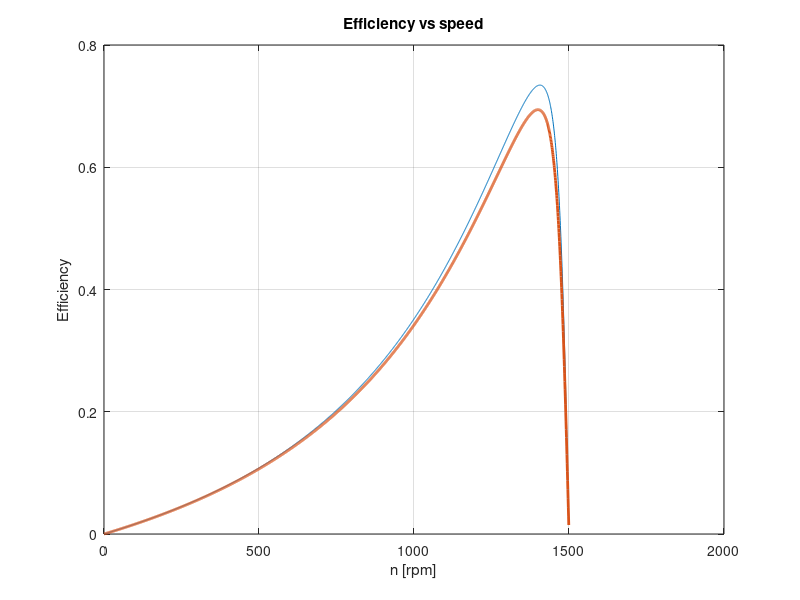

Reproduce this figure in MATLAB.
clear;
disp('~~~~~~~~~~~~~~~~~~~~~~~~~~~~~~~~~~~~~~~~~~~~~~~~~~~~~~~~~~~~~~~~~~~~~~~~')
disp('Energy Efficient (EE) Motor parameters')
disp('~~~~~~~~~~~~~~~~~~~~~~~~~~~~~~~~~~~~~~~~~~~~~~~~~~~~~~~~~~~~~~~~~~~~~~~~')
 
f=50;                    %Supply frequency [Hz]
p=4;                     %Number of poles
V1=380/sqrt(3);          %Supply voltage [phase]
R1_ee = 1.5;             %Stator winding resistance [ohms/phase]
X1_ee = 3.642;           %Stator winding leakage reactance [ohms/phase]
Xm_ee = 72.252;          %Stator winding magnetising reactance [ohms/phase]
X2p_ee = 3.642;          %Rotor winding leakage reactance reffered to stator [ohms/phase]
R2p_ee = 1.994;          %Rotor winding resistance reffered to stator [ohms/phase]

fprintf('f=%f\n',f);
fprintf('p=%f\n',p);
fprintf('V1=%f\n',V1);
fprintf('R1_ee=%f\n',R1_ee);
fprintf('X1_ee=%f\n',X1_ee);
fprintf('Xm_ee=%f\n',Xm_ee);
fprintf('X2p_ee=%f\n',X2p_ee);
fprintf('R2p_ee=%f\n',R2p_ee);


disp('~~~~~~~~~~~~~~~~~~~~~~~~~~~~~~~~~~~~~~~~~~~~~~~~~~~~~~~~~~~~~~~~~~~~~~~~')
disp('Standard Efficiency (SE) Motor parameters')
disp('~~~~~~~~~~~~~~~~~~~~~~~~~~~~~~~~~~~~~~~~~~~~~~~~~~~~~~~~~~~~~~~~~~~~~~~~')

R1_se = 2.087;           %Stator winding resistance [ohms/phase]
X1_se = 4.274;           %Stator winding leakage reactance [ohms/phase]
Xm_se = 66.560;          %Stator winding magnetising reactance [ohms/phase]
X2p_se = 4.274;          %Rotor winding leakage reactance reffered to stator [ohms/phase]
R2p_se = 2.122;          %Rotor winding resistance reffered to stator [ohms/phase]

fprintf('f=%f\n',f);
fprintf('p=%f\n',p);
fprintf('V1=%f\n',V1);
fprintf('R1_se=%f\n',R1_se);
fprintf('X1_se=%f\n',X1_se);
fprintf('Xm_se=%f\n',Xm_se);
fprintf('X2p_se=%f\n',X2p_se);
fprintf('R2p_se=%f\n',R2p_se);

disp('~~~~~~~~~~~~~~~~~~~~~~~~~~~~~~~~~~~~~~~~~~~~~~~~~~~~~~~~~~~~~~~~~~~~~~~~')
disp('Question 1: Thevenin Equiv Cct Parameters for EE Motor:')
disp('~~~~~~~~~~~~~~~~~~~~~~~~~~~~~~~~~~~~~~~~~~~~~~~~~~~~~~~~~~~~~~~~~~~~~~~~')

Vth_ee=Xm_ee/sqrt(R1_ee^2+(X1_ee+Xm_ee)^2)*V1;         %Thevenin equiv voltage source [V] (Equ 5.45 - Sen)
Zth_ee=1i*Xm_ee*(R1_ee+1i*X1_ee)/(R1_ee+1i*(X1_ee+Xm_ee));   %Thevenin equiv impedance
Rth_ee=real(Zth_ee);                          %Thevenin equiv resistance [ohms]
Xth_ee=imag(Zth_ee);                          %Thevenin equiv reactance [ohms]


fprintf('Vth=%f\n',Vth_ee);
fprintf('Rth=%f\n',Rth_ee);
fprintf('Xth=%f\n',Xth_ee);

disp('~~~~~~~~~~~~~~~~~~~~~~~~~~~~~~~~~~~~~~~~~~~~~~~~~~~~~~~~~~~~~~~~~~~~~~~~')
disp('Question 1: Thevenin Equiv Cct Parameters for SE Motor:')
disp('~~~~~~~~~~~~~~~~~~~~~~~~~~~~~~~~~~~~~~~~~~~~~~~~~~~~~~~~~~~~~~~~~~~~~~~~')

Vth_se=Xm_se/sqrt(R1_se^2+(X1_se+Xm_se)^2)*V1;         %Thevenin equiv voltage source [V] (Equ 5.45 - Sen)
Zth_se=1i*Xm_se*(R1_se+1i*X1_ee)/(R1_se+1i*(X1_se+Xm_se));   %Thevenin equiv impedance
Rth_se=real(Zth_se);                          %Thevenin equiv resistance [ohms]
Xth_se=imag(Zth_se);                          %Thevenin equiv reactance [ohms]


fprintf('Vth=%f\n',Vth_se);
fprintf('Rth=%f\n',Rth_se);
fprintf('Xth=%f\n',Xth_se);


disp('~~~~~~~~~~~~~~~~~~~~~~~~~~~~~~~~~~~~~~~~~~~~~~~~~~~~~~~~~~~~~~~~~~~~~~~~')
disp('QUESTION 2:Torque versus speed characteristics for EE Motor:')
disp('~~~~~~~~~~~~~~~~~~~~~~~~~~~~~~~~~~~~~~~~~~~~~~~~~~~~~~~~~~~~~~~~~~~~~~~~')

ns=120*f/p;         %Synchronous speed [rpm]
ws=2*pi*ns/60;      %Synchronous speed [rad/sec]
s=0.0005:0.0005:1;  %Slip [pu]
n=(1-s)*ns;         %Rotor speed [rpm]
w=2*pi*n/60;        %Rotor speed [rad/sec]
 

% Torque calculation for EE motor
Tmech_ee = 3/ws*Vth_ee^2./((Rth_ee+R2p_ee./s).^2+(Xth_ee+X2p_ee)^2).*R2p_ee./s;    %Total Tmech = {3*(Equ5.54 - Sen)}

% Torque calculation for SE motor
Tmech_se = 3/ws*Vth_se^2./((Rth_se+R2p_se./s).^2+(Xth_se+X2p_se)^2).*R2p_se./s;

%Plot the Torque vs speed characteristics of both motors on same plot:
%subplot(2,2,1),
plot(n,Tmech_ee),xlabel('n [rpm]'),ylabel('Torque [Nm]'),...
    title('Torque vs speed'),grid on,...
    hold on
plot(n,Tmech_se)

hold off


% Calculate starting torque of machines
disp('(a) Starting Torque')

% Starting torque of EE motor
Tstart_ee = 3/ws*Vth_ee^2/((Rth_ee+R2p_ee/1)^2+(Xth_ee+X2p_ee)^2)*R2p_ee/1;    % Tstart = Tmech @ s = 1

% Starting torque of SE motor
Tstart_se = 3/ws*Vth_se^2/((Rth_se+R2p_se/1)^2+(Xth_se+X2p_se)^2)*R2p_se/1;

fprintf('Starting torque of EE motor = %f N.m\n',Tstart_ee);
fprintf('Starting torque of SE motor = %f N.m\n',Tstart_se);

disp(['The starting torque can be increased by increasing the rotor resistance, and' ...
    ' decreased by decreasing the rotor resistance.'])

% Calculate maximum (breakdown) torques of machines
disp('(b) Maximum Torque')

% Maximum torque of EE motor
Tmax_ee = 3/(2*ws)*Vth_ee^2/( Rth_ee + sqrt(Rth_ee^2 + (Xth_ee+X2p_ee)^2) )

% Maximum torque of SE motor
Tmax_se = 3/(2*ws)*Vth_se^2/( Rth_se + sqrt(Rth_se^2 + (Xth_se+X2p_se)^2) )

fprintf('Maximum torque of EE motor = %f N.m\n',Tstart_ee);
fprintf('Maximum torque of SE motor = %f N.m\n',Tstart_se);

disp(['The maximum torque is dependent of the the Thevenin equivalent voltage Vth. Thus, the maximum torque can ' ...
    'be increased by increasing Vth and decreased by decreasing Vth'])

% Caculate speed (in rpm) at which maximum torque occurs for the machines
disp('(c) Speed at maximum torque');

% EE motor
s_Tmax_ee = R2p_ee/sqrt(Rth_ee^2 + (Xth_ee + X2p_ee)^2)
n_Tmax_ee = ns*(1-s_Tmax_ee)

% SE motor
s_Tmax_se = R2p_se/sqrt(Rth_se^2 + (Xth_se + X2p_se)^2)
n_Tmax_se = ns*(1-s_Tmax_se)

fprintf('Speed at maximum torque of EE motor = %f rpm\n',n_Tmax_ee);
fprintf('Speed at maximum torque of SE motor = %f rpm\n',n_Tmax_se);



% Stator current vs. speed characteristics of machines

% EE motor
Z1_ee = R1_ee + 1i*X1_ee + 1i*Xm_ee*(R2p_ee./s+1i*X2p_ee)./(R2p_ee./s+1i*(Xm_ee+X2p_ee))
I1_ee = V1./Z1_ee

% SE motor
Z1_se = R1_se +  1i*X1_se + 1i*Xm_se*(R2p_se./s+1i*X2p_se)./(R2p_se./s+1i*(Xm_se+X2p_se))
I1_se = V1./Z1_se

% Plot stator current vs. speed characteristic curves
plot(n,abs(I1_ee)),xlabel('n [rpm]'),ylabel('Stator current [A]'),...
    title('Stator current vs speed'),grid on,...
    hold on
plot(n,abs(I1_se))

hold off

% (a) Stator current at startup
disp('(a) Stator current at startup')

% EE motor
fprintf('Stator current of Energy Efficient machine at startup = %f A',abs(I1_ee(2000)))

% SE motor
fprintf('Stator current of Standard machine at startup = %f A',abs(I1_se(2000)))

% (c) Stator currents when the machines develop maximum torque
disp('(c) Stator currents when the machines develop maximum torque')

% EE motor
Z1_sTmax_ee = R1_ee + 1i*X1_ee + 1i*Xm_ee*(R2p_ee/s_Tmax_ee+1i*X2p_ee)/(R2p_ee/s_Tmax_ee+1i*(Xm_ee+X2p_ee))
I1_sTmax_ee = V1/Z1_sTmax_ee
fprintf('Stator current of Energy Efficient machine at max torque = %f A',abs(I1_sTmax_ee))

% SE motor
Z1_sTmax_se = R1_se + 1i*X1_se + 1i*Xm_se*(R2p_se/s_Tmax_se+1i*X2p_se)/(R2p_se/s_Tmax_se+1i*(Xm_se+X2p_se))
I1_sTmax_se = V1/Z1_sTmax_se
fprintf('Stator current of Standard machine at max torque = %f A',abs(I1_sTmax_se))

% (d) Stator current when the machines are operating under no-load conditions

% when machine has no load, it will operate at synchronous speed. Thus, the
% no-load stator current can be calculated as the stator current when slip
% s = 0

disp('(d) Stator current when the machines are operating under no-load conditions')

% EE motor
I1_NL_ee = abs(I1_ee(1));
fprintf('Stator current of Energy Efficient machine operating under no-load conditions = %f A',I1_NL_ee);

% SE motor
I1_NL_se = abs(I1_se(1));
fprintf('Stator current of Standard machine operating under no-load conditions = %f A',I1_NL_se);

% 4. Power factor vs. speed characteristic of machines

% EE motor
PF_ee = cos(angle(I1_ee))

% SE motor
PF_se = cos(angle(I1_se))

% Plot power factor vs. speed characteristic curves
plot(n,PF_ee),xlabel('n [rpm]'),ylabel('Power factor'),...
    title('Power factor vs speed'),grid on,...
    hold on
plot(n,abs(PF_se))

hold off

% (a) Power factors at startup

% (b) Power factors when the machines develop maximum torque

% (c) Power factor when the machines are operating under no-load conditions

% (d) Determine the best power factors that these machines can operate at

% (e) Determine the speeds (in rpm) at which the best power factors occur

% 5. Plot total input power,
%               stator copper losses,
%               air gap power,
%               rotor copper losses and
%               shaft power
%                               vs speed, on the same set of axis
% *Rotational losses of machines are negligable
% *Seperate plots for each machine

disp('5. Power and losses plots of machines');

% EE motor
I2p_ee = Vth_ee./(Rth_ee+R2p_ee./s+1i*(Xth_ee+X2p_ee));      % Rotor current referred to primary

P1cu_ee = 3*I1_ee.^2*R1_ee;         % stator copper loss
Pag_ee = 3*I2p_ee.^2*R2p_ee./s;     % air gap power
P2cu_ee = 3*I2p_ee.^2*R2p_ee;       % rotor copper loss
Pshaft_ee = (1-s).*Pag_ee;          % shaft power Pshaft = Pmech since Prot is negligable
%Pin_ee = Pshaft_ee+P1cu_ee+P2cu_ee;            % total input power = Pag + P1cu
Pin_ee = 3*V1*I1_ee;

% generate plots of powers and losses
plot(n,abs(Pin_ee),n,abs(Pag_ee),n,abs(Pshaft_ee),n,abs(P1cu_ee),n,abs(P2cu_ee),'linewidth',2),xlabel('n [rpm]'),ylabel('Power [W]'),...
    title('Total input power, stator copper loss, air gap power, rotor copper loss and shaft power vs speed for Energy Efficient motor'),grid on,...
legend({'Total input power','Air gap power','Shaft power','Stator copper loss','Rotor copper loss'},'Location','best');


% SE motor
I2p_se = Vth_se./(Rth_se+R2p_se./s+1i*(Xth_se+X2p_se));      % Rotor current referred to primary

P1cu_se = 3*I1_se.^2*R1_se;         % stator copper loss
Pag_se = 3*I2p_se.^2*R2p_se./s;     % air gap power
P2cu_se = 3*I2p_se.^2*R2p_se;       % rotor copper loss
Pshaft_se = (1-s).*Pag_se;          % shaft power Pshaft = Pmech since Prot is negligable
%Pin_se = Pag_se+P1cu_se;            % total input power = Pag + P1cu
Pin_se = 3*V1*I1_se;

% generate plots of powers and losses
plot(n,abs(Pin_se),n,abs(Pag_se),n,abs(Pshaft_se),n,abs(P1cu_se),n,abs(P2cu_se),'linewidth',2),xlabel('n [rpm]'),ylabel('Power [W]'),...
    title('Total input power, stator copper loss, air gap power, rotor copper loss and shaft power vs speed for Standard motor'),grid on,...
legend({'Total input power','Air gap power','Shaft power','Stator copper loss','Rotor copper loss'},'Location','best');

% 5. (a) Stator and rotor copper losses at start up
disp('(a) Stator and rotor copper losses at start up');

% EE motor
fprintf('Stator copper loss of Energy Efficient motor at startup = %f W',abs(P1cu_ee(2000)));
fprintf('Rotor copper loss of Energy Efficient motor at startup = %f W',abs(P2cu_ee(2000)));

% SE motor
fprintf('Stator copper loss of Standard motor at startup = %f W',abs(P1cu_se(2000)));
fprintf('Rotor copper loss of Standard motor at startup = %f W',abs(P2cu_se(2000)));

% 5. (b) Stator and rotor copper losses under no-load conditions
disp('(b) Stator and rotor copper losses under no-load conditions');

% EE motor
fprintf('Stator copper loss of Energy Efficient motor under no-load conditions = %f W',abs(P1cu_ee(1)));
fprintf('Rotor copper loss of Energy Efficient motor under no-load conditions = %f W',abs(P2cu_ee(1)));

% SE motor
fprintf('Stator copper loss of Standard motor under no-load conditions = %f W',abs(P1cu_se(1)));
fprintf('Rotor copper loss of Standard motor under no-load conditions = %f W',abs(P2cu_se(1)));

% 6. Efficiency vs. speed characteristics
disp('6. Efficiency vs. speed characteristics')

% EE motor
eff_ee = Pshaft_ee./Pin_ee;      % efficiency = Pout/Pin

% SE motor
eff_se = Pshaft_se./Pin_se;      % efficiency = Pout/Pin

% Plot the characteristics
plot(n,abs(eff_ee),n,abs(eff_se),'linewidth',2),xlabel('n [rpm]'),ylabel('Efficiency'),...
    title('Efficiency vs speed'),grid on,...
    %legend({'EE motor','SE motor'},'Location','best');

% 6. (a) Efficiencies of machines at maximum torque
disp('(a) Efficiencies of the motors at maximum torque')


% 6. (b) Maximum efficiency of machines
disp('(b) Maximum efficiency of machine')

%fprintf('Maximum efficiency of Energy Efficient motor = %f',)